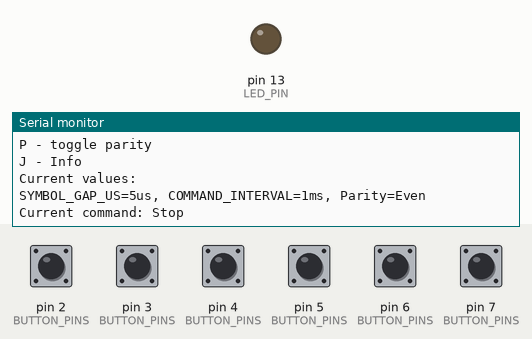
A sketch run on a simulated Arduino Mega 2560, built with avr-gcc and run on an emulated ATmega2560. Shown: output pins drawn as LEDs (lit = HIGH), the last lines printed to the serial monitor. The test bench sets the inputs (shaded band); at power-on: pin 2 (BUTTON_PINS), pin 3 (BUTTON_PINS), pin 4 (BUTTON_PINS), pin 5 (BUTTON_PINS), pin 6 (BUTTON_PINS), pin 7 (BUTTON_PINS) HIGH. Pins used as bus, display or sensor lines are not drawn.

Above: at 1.8 s.
1.9 s: pin 2 (BUTTON_PINS) pulled LOW for 0.15 s
At 2.0 s:
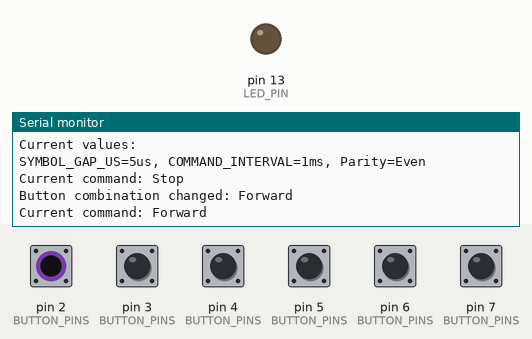
3.5 s: pin 3 (BUTTON_PINS) pulled LOW for 0.15 s
At 3.66 s:
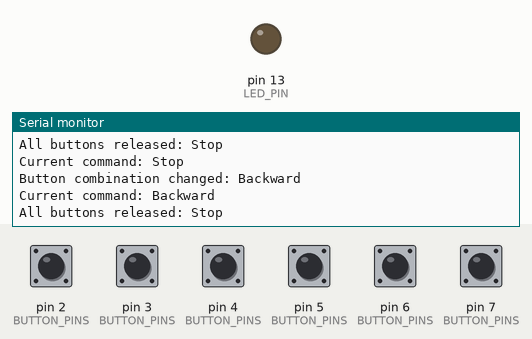
5.1 s: pin 4 (BUTTON_PINS) pulled LOW for 0.15 s
At 5.2 s:
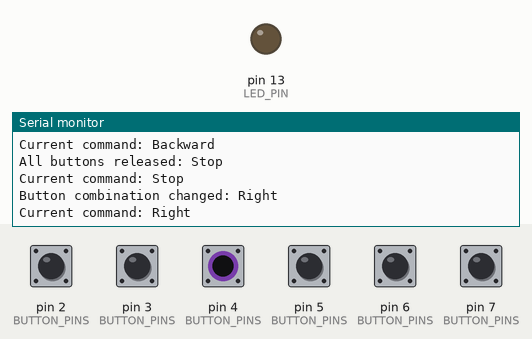
6.7 s: pin 5 (BUTTON_PINS) pulled LOW for 0.15 s
At 6.8 s:
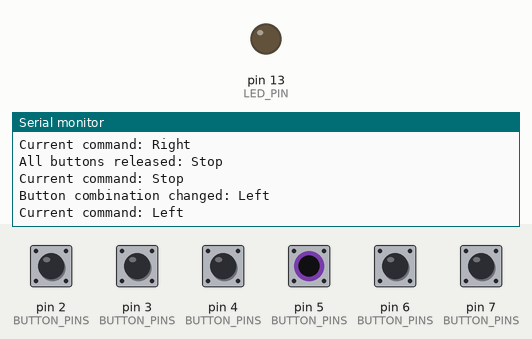
8.3 s: pin 6 (BUTTON_PINS) pulled LOW for 0.15 s
At 8.4 s:
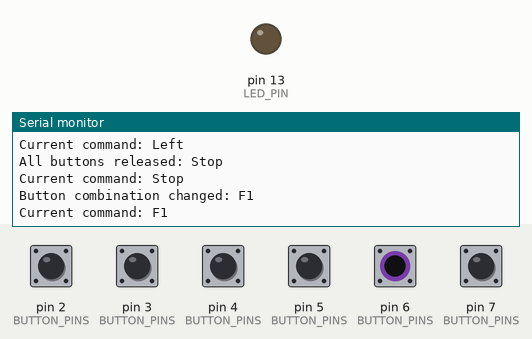

Measured:
- after the input at 1.9 s, the serial monitor: prints a new line at once (image 1)
- after the input at 3.5 s, the serial monitor: prints a new line at once (image 2)
- after the input at 5.1 s, the serial monitor: prints a new line at once (image 3)
- after the input at 6.7 s, the serial monitor: prints a new line at once (image 4)
- after the input at 8.3 s, the serial monitor: prints a new line at once (image 5)

The sketch:

tx6b_button_controlled_with_combinations.ino
```cpp
/*
 * Скетч для Arduino MEGA с непрерывной отправкой команд TX-6B
 *
 * Команды отправляются непрерывно до ввода новой команды
 * Поддержка управления с физических кнопок на цифровых пинах
 * Поддержка комбинаций кнопок
 *
 * Подключаем к DOUT микросхемы TX2S
 */

// Пин для генерации сигнала (подключаем к DOUT TX2S)
const int TX_PIN = 9;

// Пин для индикации работы
const int LED_PIN = 13;

// Пины для подключения кнопок (внешние кнопки, подтянутые к VCC через резистор)
const int BTN_FORWARD = 2;    // Кнопка "вперёд"
const int BTN_BACKWARD = 3;   // Кнопка "назад"
const int BTN_RIGHT = 4;      // Кнопка "вправо"
const int BTN_LEFT = 5;       // Кнопка "влево"
const int BTN_F1 = 6;         // Кнопка "F1"
const int BTN_F2 = 7;         // Кнопка "F2"

// Массив пинов кнопок для удобства обработки
const int BUTTON_PINS[] = {BTN_FORWARD, BTN_BACKWARD, BTN_RIGHT, BTN_LEFT, BTN_F1, BTN_F2};
const int NUM_BUTTONS = 6;

// Состояния кнопок
bool buttonStates[] = {false, false, false, false, false, false};
bool prevButtonStates[] = {false, false, false, false, false, false};

// Переменные для настройки параметров
int SYMBOL_GAP_US = 5;            // Задержка между символами (в микросекундах)
unsigned long COMMAND_INTERVAL = 1; // Интервал между командами в миллисекундах (0 для минимального интервала)
bool even_parity = true;          // Тип паритета: true = четный, false = нечетный

// Для F1: 75% скважность (1.5 мс HIGH, 0.5 мс LOW)
const int F1_HIGH_US = 1500;   // 1.5 мс HIGH для F1
const int F1_LOW_US = 500;     // 0.5 мс LOW для F1

// Для F0: 25% скважность (0.5 мс HIGH, 1.5 мс LOW)
const int F0_HIGH_US = 500;    // 0.5 мс HIGH для F0
const int F0_LOW_US = 1500;    // 1.5 мс LOW для F0

// Тип команды
enum CommandType {
  CMD_NONE,
  CMD_FORWARD,
  CMD_BACKWARD,
  CMD_RIGHT,
  CMD_LEFT,
  CMD_F1,
  CMD_F2,
  CMD_FWD_RIGHT,
  CMD_FWD_LEFT,
  CMD_BCK_RIGHT,
  CMD_BCK_LEFT
};

// Текущая активная команда
CommandType currentCommand = CMD_NONE;
unsigned long lastCommandTime = 0;         // Время последней отправки команды

void setup() {
  // Инициализируем пины для передачи сигнала
  pinMode(TX_PIN, OUTPUT);
  pinMode(LED_PIN, OUTPUT);

  // Устанавливаем начальное состояние
  digitalWrite(TX_PIN, LOW);
  digitalWrite(LED_PIN, LOW);

  // Инициализируем пины кнопок как входы с подтяжкой
  for (int i = 0; i < NUM_BUTTONS; i++) {
    pinMode(BUTTON_PINS[i], INPUT_PULLUP);
  }

  Serial.begin(9600);
  while (!Serial) {
    ; // Ждем подключения Serial
  }

  Serial.println("TX-6B Button-Controlled Command Generator with Combinations Started");
  Serial.println("Physical buttons connected to pins:");
  Serial.println("Pin 2: Forward");
  Serial.println("Pin 3: Backward");
  Serial.println("Pin 4: Right");
  Serial.println("Pin 5: Left");
  Serial.println("Pin 6: F1");
  Serial.println("Pin 7: F2");
  Serial.println("Combinations supported: Forward+Right, Forward+Left, Backward+Right, Backward+Left");
  Serial.println("");
  Serial.println("Serial commands:");
  Serial.println("A - Forward");
  Serial.println("B - Backward");
  Serial.println("R - Right");
  Serial.println("G - Left");
  Serial.println("C - F1");
  Serial.println("H - F2");
  Serial.println("V - Forward+Right");
  Serial.println("W - Forward+Left");
  Serial.println("X - Backward+Right");
  Serial.println("Y - Backward+Left");
  Serial.println("Z - Stop (No Command)");
  Serial.println("F[value] - set SYMBOL_GAP_US (e.g., F5)");
  Serial.println("I[value] - set COMMAND_INTERVAL in ms (e.g., I100 for 100ms)");
  Serial.println("P - toggle parity");
  Serial.println("J - Info");
  Serial.println("");
  Serial.println("Current values:");
  Serial.println("SYMBOL_GAP_US=" + String(SYMBOL_GAP_US) + "us, COMMAND_INTERVAL=" + String(COMMAND_INTERVAL) + "ms, Parity=" + String(even_parity ? "Even" : "Odd"));
  Serial.println("Current command: Stop");
}

// Функция генерации F1 символа (500 Гц, 75% скважность)
void sendF1() {
  digitalWrite(TX_PIN, HIGH);
  delayMicroseconds(F1_HIGH_US);
  digitalWrite(TX_PIN, LOW);
  delayMicroseconds(F1_LOW_US);
}

// Функция генерации F0 символа (500 Гц, 25% скважность)
void sendF0() {
  digitalWrite(TX_PIN, HIGH);
  delayMicroseconds(F0_HIGH_US);
  digitalWrite(TX_PIN, LOW);
  delayMicroseconds(F0_LOW_US);
}

// Функция генерации одного бита данных
void sendBit(bool bit) {
  if (bit) {
    sendF1();  // F1 для логической 1
  } else {
    sendF0();  // F0 для логического 0
  }
  // Задержка между символами
  delayMicroseconds(SYMBOL_GAP_US);
}

// Функция генерации закодированного сигнала с заданными битами
void sendCommand(bool forward, bool backward, bool turbo, bool right, bool left, bool f1, bool f2) {
  // Старт-код: F1 F1 F1 F1 F0
  sendF1(); // F1
  sendF1(); // F1
  sendF1(); // F1
  sendF1(); // F1
  sendF0(); // F0

  // Данные: F B T R L F1 N N F2 (согласно даташиту)
  sendBit(forward);  // F (Forward)
  sendBit(backward); // B (Backward)
  sendBit(turbo);    // T (Turbo)
  sendBit(right);    // R (Right)
  sendBit(left);     // L (Left)
  sendBit(f1);       // F1
  sendF0();          // N (неиспользуемый)
  sendF0();          // N (неиспользуемый)
  sendBit(f2);       // F2

  // Паритетный код: считаем количество единиц в данных (без учета N битов)
  int ones_count = (forward ? 1 : 0) + (backward ? 1 : 0) + (turbo ? 1 : 0) +
                   (right ? 1 : 0) + (left ? 1 : 0) + (f1 ? 1 : 0) + (f2 ? 1 : 0);

  // Если четный паритет: нечетное число единиц -> добавляем 1, четное -> добавляем 0
  // Если нечетный паритет: нечетное число единиц -> добавляем 0, четное -> добавляем 1
  if ((even_parity && (ones_count % 2 == 1)) || (!even_parity && (ones_count % 2 == 0))) {
    sendF1();  // Добавляем 1 для четности или 0 для нечетности
  } else {
    sendF0();  // Добавляем 0 для четности или 1 для нечетности
  }

  // Конечный код (просто F0)
  sendF0();
}

// Функция отправки активной команды
void sendActiveCommand() {
  if (currentCommand != CMD_NONE) {
    switch(currentCommand) {
      case CMD_FORWARD:
        sendCommand(true, false, false, false, false, false, false);
        break;
      case CMD_BACKWARD:
        sendCommand(false, true, false, false, false, false, false);
        break;
      case CMD_RIGHT:
        sendCommand(false, false, false, true, false, false, false);
        break;
      case CMD_LEFT:
        sendCommand(false, false, false, false, true, false, false);
        break;
      case CMD_F1:
        sendCommand(false, false, false, false, false, true, false);
        break;
      case CMD_F2:
        sendCommand(false, false, false, false, false, false, true);
        break;
      case CMD_FWD_RIGHT:
        sendCommand(true, false, false, true, false, false, false);
        break;
      case CMD_FWD_LEFT:
        sendCommand(true, false, false, false, true, false, false);
        break;
      case CMD_BCK_RIGHT:
        sendCommand(false, true, false, true, false, false, false);
        break;
      case CMD_BCK_LEFT:
        sendCommand(false, true, false, false, true, false, false);
        break;
      case CMD_NONE:
        // Нет активной команды - ничего не отправляем
        break;
    }
  }
}

// Функция получения названия команды
String getCommandName(CommandType cmd) {
  switch(cmd) {
    case CMD_FORWARD: return "Forward";
    case CMD_BACKWARD: return "Backward";
    case CMD_RIGHT: return "Right";
    case CMD_LEFT: return "Left";
    case CMD_F1: return "F1";
    case CMD_F2: return "F2";
    case CMD_FWD_RIGHT: return "Forward+Right";
    case CMD_FWD_LEFT: return "Forward+Left";
    case CMD_BCK_RIGHT: return "Backward+Right";
    case CMD_BCK_LEFT: return "Backward+Left";
    case CMD_NONE: return "Stop";
    default: return "Unknown";
  }
}

// Функция проверки комбинаций кнопок и установки соответствующей команды
CommandType checkButtonCombinations() {
  bool fwd = buttonStates[0];  // Forward
  bool bck = buttonStates[1];  // Backward
  bool rgt = buttonStates[2];  // Right
  bool lft = buttonStates[3];  // Left
  bool f1 = buttonStates[4];   // F1
  bool f2 = buttonStates[5];   // F2

  // Проверяем приоритетные комбинации сначала
  if (fwd && rgt && !bck && !lft) {
    return CMD_FWD_RIGHT;
  } else if (fwd && lft && !bck && !rgt) {
    return CMD_FWD_LEFT;
  } else if (bck && rgt && !fwd && !lft) {
    return CMD_BCK_RIGHT;
  } else if (bck && lft && !fwd && !rgt) {
    return CMD_BCK_LEFT;
  }
  // Затем одиночные команды
  else if (fwd && !bck && !rgt && !lft) {
    return CMD_FORWARD;
  } else if (bck && !fwd && !rgt && !lft) {
    return CMD_BACKWARD;
  } else if (rgt && !fwd && !bck && !lft) {
    return CMD_RIGHT;
  } else if (lft && !fwd && !bck && !rgt) {
    return CMD_LEFT;
  } else if (f1 && !f2 && !fwd && !bck && !rgt && !lft) {
    return CMD_F1;
  } else if (f2 && !f1 && !fwd && !bck && !rgt && !lft) {
    return CMD_F2;
  }

  // Если ни одна комбинация не подошла, проверяем на одиночные нажатия
  // Важно: приоритет у комбинаций, а не у отдельных кнопок
  if (fwd) return CMD_FORWARD;
  if (bck) return CMD_BACKWARD;
  if (rgt) return CMD_RIGHT;
  if (lft) return CMD_LEFT;
  if (f1) return CMD_F1;
  if (f2) return CMD_F2;

  // Если ничего не нажато
  return CMD_NONE;
}

// Функция обновления команды на основе состояния кнопок
void updateCommandFromButtons() {
  CommandType newCommand = checkButtonCombinations();

  if (newCommand != currentCommand) {
    currentCommand = newCommand;
    if (currentCommand != CMD_NONE) {
      Serial.println("Button combination changed: " + getCommandName(currentCommand));
    } else {
      Serial.println("All buttons released: Stop");
    }
    Serial.println("Current command: " + getCommandName(currentCommand));
  }
}

void loop() {
  // Обрабатываем команды из Serial-порта
  if (Serial.available() > 0) {
    String command = Serial.readString();
    command.trim();

    if (command.length() > 0) {
      char cmd = command.charAt(0);

      bool commandProcessed = false;

      // Обработка числовых параметров для F, L, I команд
      if ((cmd == 'F' || cmd == 'f') && command.length() > 1) {
        int new_value = command.substring(1).toInt();
        if (new_value >= 0 && new_value <= 16383) {
          SYMBOL_GAP_US = new_value;
          Serial.println("SYMBOL_GAP_US set to: " + String(SYMBOL_GAP_US) + " us");
        } else {
          Serial.println("Invalid SYMBOL_GAP_US. Must be 0-16383");
        }
        commandProcessed = true;
      }
      else if ((cmd == 'I' || cmd == 'i') && command.length() > 1) {
        // Обработка команды установки интервала
        unsigned long new_value = command.substring(1).toInt();
        COMMAND_INTERVAL = new_value;
        Serial.println("COMMAND_INTERVAL set to: " + String(COMMAND_INTERVAL) + " ms");
        commandProcessed = true;
      }
      else {
        // Обработка команд без параметров
        switch(cmd) {
          case 'P':
          case 'p':
            even_parity = !even_parity;
            Serial.println("Parity set to: " + String(even_parity ? "Even" : "Odd"));
            commandProcessed = true;
            break;

          case 'A':
          case 'a':
            currentCommand = CMD_FORWARD;
            Serial.println("Command changed to: Forward");
            commandProcessed = true;
            break;

          case 'B':
          case 'b':
            currentCommand = CMD_BACKWARD;
            Serial.println("Command changed to: Backward");
            commandProcessed = true;
            break;

          case 'R':
          case 'r':
            currentCommand = CMD_RIGHT;
            Serial.println("Command changed to: Right");
            commandProcessed = true;
            break;

          case 'G':
          case 'g':
            currentCommand = CMD_LEFT;
            Serial.println("Command changed to: Left");
            commandProcessed = true;
            break;

          case 'C':
          case 'c':
            currentCommand = CMD_F1;
            Serial.println("Command changed to: F1");
            commandProcessed = true;
            break;

          case 'H':
          case 'h':
            currentCommand = CMD_F2;
            Serial.println("Command changed to: F2");
            commandProcessed = true;
            break;

          case 'V':
          case 'v':
            currentCommand = CMD_FWD_RIGHT;
            Serial.println("Command changed to: Forward+Right");
            commandProcessed = true;
            break;

          case 'W':
          case 'w':
            currentCommand = CMD_FWD_LEFT;
            Serial.println("Command changed to: Forward+Left");
            commandProcessed = true;
            break;

          case 'X':
          case 'x':
            currentCommand = CMD_BCK_RIGHT;
            Serial.println("Command changed to: Backward+Right");
            commandProcessed = true;
            break;

          case 'Y':
          case 'y':
            currentCommand = CMD_BCK_LEFT;
            Serial.println("Command changed to: Backward+Left");
            commandProcessed = true;
            break;

          case 'Z':
          case 'z':
            currentCommand = CMD_NONE;
            Serial.println("Command changed to: Stop");
            commandProcessed = true;
            break;

          case 'J':
          case 'j': // Используем 'J' вместо 'I', чтобы не путать с командой установки интервала
            Serial.println("Current values:");
            Serial.println("SYMBOL_GAP_US=" + String(SYMBOL_GAP_US) + "us, COMMAND_INTERVAL=" + String(COMMAND_INTERVAL) + "ms, Parity=" + String(even_parity ? "Even" : "Odd"));
            Serial.println("Current command: " + getCommandName(currentCommand));
            commandProcessed = true;
            break;
        }
      }

      // Выводим текущие параметры после успешной обработки команды
      if (commandProcessed) {
        if (cmd != 'J' && cmd != 'j') {
          Serial.println("Current values: SYMBOL_GAP_US=" + String(SYMBOL_GAP_US) + "us, COMMAND_INTERVAL=" + String(COMMAND_INTERVAL) + "ms, Parity=" + String(even_parity ? "Even" : "Odd"));
          Serial.println("Current command: " + getCommandName(currentCommand));
        }
      } else {
        Serial.println("Unknown command: " + String(cmd));
        Serial.println("Use A, B, R, G, C, H, V, W, X, Y, Z, F[value], L[value], I[value], P, J");
      }

      // Очищаем буфер
      while(Serial.available()) {
        Serial.read();
      }
    }
  }

  // Обновляем состояние кнопок
  for (int i = 0; i < NUM_BUTTONS; i++) {
    prevButtonStates[i] = buttonStates[i];
    buttonStates[i] = !digitalRead(BUTTON_PINS[i]); // LOW при нажатии, HIGH при отпускании
  }

  // Обновляем команду на основе комбинации кнопок
  updateCommandFromButtons();

  // Отправляем активную команду с учетом интервала
  bool shouldSend = (COMMAND_INTERVAL == 0) || ((millis() - lastCommandTime) >= COMMAND_INTERVAL);

  if (shouldSend && currentCommand != CMD_NONE) {
    sendActiveCommand();

    // Мигаем светодиодом при отправке команды
    digitalWrite(LED_PIN, HIGH);
    delay(5); // короткий импульс
    digitalWrite(LED_PIN, LOW);

    lastCommandTime = millis();
  }

  // Небольшая задержка для стабильности
  delay(1);
}
```
